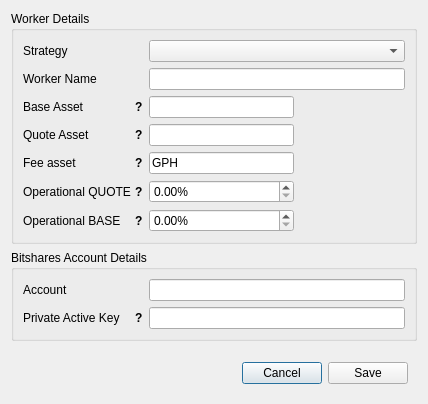
<?xml version="1.0" encoding="UTF-8"?>
<ui version="4.0">
 <class>Dialog</class>
 <widget class="QDialog" name="Dialog">
  <property name="geometry">
   <rect>
    <x>0</x>
    <y>0</y>
    <width>428</width>
    <height>388</height>
   </rect>
  </property>
  <property name="windowTitle">
   <string>DEXBot - Create Worker</string>
  </property>
  <property name="styleSheet">
   <string notr="true"/>
  </property>
  <property name="modal">
   <bool>true</bool>
  </property>
  <layout class="QGridLayout" name="gridLayout">
   <item row="4" column="0">
    <widget class="QWidget" name="widget" native="true">
     <property name="sizePolicy">
      <sizepolicy hsizetype="Preferred" vsizetype="Fixed">
       <horstretch>0</horstretch>
       <verstretch>0</verstretch>
      </sizepolicy>
     </property>
     <layout class="QHBoxLayout" name="horizontalLayout_2">
      <item>
       <spacer name="horizontalSpacer">
        <property name="orientation">
         <enum>Qt::Horizontal</enum>
        </property>
        <property name="sizeHint" stdset="0">
         <size>
          <width>179</width>
          <height>20</height>
         </size>
        </property>
       </spacer>
      </item>
      <item>
       <widget class="QPushButton" name="cancel_button">
        <property name="sizePolicy">
         <sizepolicy hsizetype="Fixed" vsizetype="Fixed">
          <horstretch>0</horstretch>
          <verstretch>0</verstretch>
         </sizepolicy>
        </property>
        <property name="cursor">
         <cursorShape>PointingHandCursor</cursorShape>
        </property>
        <property name="text">
         <string>Cancel</string>
        </property>
       </widget>
      </item>
      <item>
       <widget class="QPushButton" name="save_button">
        <property name="sizePolicy">
         <sizepolicy hsizetype="Fixed" vsizetype="Fixed">
          <horstretch>0</horstretch>
          <verstretch>0</verstretch>
         </sizepolicy>
        </property>
        <property name="cursor">
         <cursorShape>PointingHandCursor</cursorShape>
        </property>
        <property name="text">
         <string>Save</string>
        </property>
       </widget>
      </item>
     </layout>
    </widget>
   </item>
   <item row="3" column="0">
    <spacer name="verticalSpacer">
     <property name="orientation">
      <enum>Qt::Vertical</enum>
     </property>
     <property name="sizeHint" stdset="0">
      <size>
       <width>20</width>
       <height>40</height>
      </size>
     </property>
    </spacer>
   </item>
   <item row="1" column="0">
    <widget class="QGroupBox" name="groupBox_2">
     <property name="title">
      <string>Bitshares Account Details</string>
     </property>
     <layout class="QFormLayout" name="formLayout_2">
      <property name="rowWrapPolicy">
       <enum>QFormLayout::WrapLongRows</enum>
      </property>
      <item row="0" column="0">
       <widget class="QLabel" name="account_label">
        <property name="sizePolicy">
         <sizepolicy hsizetype="Fixed" vsizetype="Preferred">
          <horstretch>0</horstretch>
          <verstretch>0</verstretch>
         </sizepolicy>
        </property>
        <property name="minimumSize">
         <size>
          <width>120</width>
          <height>0</height>
         </size>
        </property>
        <property name="maximumSize">
         <size>
          <width>120</width>
          <height>16777215</height>
         </size>
        </property>
        <property name="text">
         <string>Account</string>
        </property>
        <property name="buddy">
         <cstring>account_input</cstring>
        </property>
       </widget>
      </item>
      <item row="0" column="1">
       <widget class="QLineEdit" name="account_input"/>
      </item>
      <item row="1" column="0">
       <widget class="QWidget" name="private_key_wrap" native="true">
        <property name="sizePolicy">
         <sizepolicy hsizetype="Fixed" vsizetype="Preferred">
          <horstretch>0</horstretch>
          <verstretch>0</verstretch>
         </sizepolicy>
        </property>
        <property name="minimumSize">
         <size>
          <width>120</width>
          <height>0</height>
         </size>
        </property>
        <property name="maximumSize">
         <size>
          <width>120</width>
          <height>16777215</height>
         </size>
        </property>
        <layout class="QHBoxLayout" name="horizontalLayout_4">
         <property name="spacing">
          <number>0</number>
         </property>
         <property name="leftMargin">
          <number>0</number>
         </property>
         <property name="topMargin">
          <number>0</number>
         </property>
         <property name="rightMargin">
          <number>0</number>
         </property>
         <property name="bottomMargin">
          <number>0</number>
         </property>
         <item>
          <widget class="QLabel" name="private_key_label">
           <property name="minimumSize">
            <size>
             <width>0</width>
             <height>0</height>
            </size>
           </property>
           <property name="maximumSize">
            <size>
             <width>16777215</width>
             <height>16777215</height>
            </size>
           </property>
           <property name="text">
            <string>Private Active Key</string>
           </property>
           <property name="wordWrap">
            <bool>true</bool>
           </property>
           <property name="buddy">
            <cstring>quote_asset_input</cstring>
           </property>
          </widget>
         </item>
         <item>
          <widget class="QLabel" name="private_key_tooltip">
           <property name="sizePolicy">
            <sizepolicy hsizetype="Fixed" vsizetype="Preferred">
             <horstretch>0</horstretch>
             <verstretch>0</verstretch>
            </sizepolicy>
           </property>
           <property name="font">
            <font>
             <weight>75</weight>
             <bold>true</bold>
            </font>
           </property>
           <property name="cursor">
            <cursorShape>WhatsThisCursor</cursorShape>
           </property>
           <property name="toolTip">
            <string>&lt;html&gt;&lt;head/&gt;&lt;body&gt;&lt;p&gt;Active private key of the account in WIF format.&lt;/p&gt;&lt;p&gt;This field is optional if it was previously saved.&lt;/p&gt;&lt;/body&gt;&lt;/html&gt;</string>
           </property>
           <property name="text">
            <string>?</string>
           </property>
           <property name="margin">
            <number>5</number>
           </property>
          </widget>
         </item>
        </layout>
       </widget>
      </item>
      <item row="1" column="1">
       <widget class="QLineEdit" name="private_key_input">
        <property name="sizePolicy">
         <sizepolicy hsizetype="Preferred" vsizetype="Fixed">
          <horstretch>0</horstretch>
          <verstretch>0</verstretch>
         </sizepolicy>
        </property>
        <property name="echoMode">
         <enum>QLineEdit::Password</enum>
        </property>
        <property name="clearButtonEnabled">
         <bool>false</bool>
        </property>
       </widget>
      </item>
     </layout>
    </widget>
   </item>
   <item row="0" column="0">
    <widget class="QGroupBox" name="groupBox">
     <property name="title">
      <string>Worker Details</string>
     </property>
     <layout class="QFormLayout" name="formLayout_3">
      <item row="0" column="0">
       <widget class="QLabel" name="strategy_label">
        <property name="minimumSize">
         <size>
          <width>120</width>
          <height>0</height>
         </size>
        </property>
        <property name="maximumSize">
         <size>
          <width>120</width>
          <height>16777215</height>
         </size>
        </property>
        <property name="text">
         <string>Strategy</string>
        </property>
        <property name="buddy">
         <cstring>strategy_input</cstring>
        </property>
       </widget>
      </item>
      <item row="0" column="1">
       <widget class="QComboBox" name="strategy_input">
        <property name="currentIndex">
         <number>-1</number>
        </property>
       </widget>
      </item>
      <item row="1" column="0">
       <widget class="QLabel" name="worker_name_label">
        <property name="minimumSize">
         <size>
          <width>120</width>
          <height>0</height>
         </size>
        </property>
        <property name="maximumSize">
         <size>
          <width>120</width>
          <height>16777215</height>
         </size>
        </property>
        <property name="text">
         <string>Worker Name</string>
        </property>
        <property name="buddy">
         <cstring>worker_name_input</cstring>
        </property>
       </widget>
      </item>
      <item row="1" column="1">
       <widget class="QLineEdit" name="worker_name_input"/>
      </item>
      <item row="3" column="1">
       <widget class="QLineEdit" name="quote_asset_input">
        <property name="sizePolicy">
         <sizepolicy hsizetype="Fixed" vsizetype="Fixed">
          <horstretch>0</horstretch>
          <verstretch>0</verstretch>
         </sizepolicy>
        </property>
        <property name="minimumSize">
         <size>
          <width>145</width>
          <height>0</height>
         </size>
        </property>
        <property name="maximumSize">
         <size>
          <width>80</width>
          <height>16777215</height>
         </size>
        </property>
       </widget>
      </item>
      <item row="2" column="0">
       <widget class="QWidget" name="base_asset_wrap" native="true">
        <property name="sizePolicy">
         <sizepolicy hsizetype="Fixed" vsizetype="Preferred">
          <horstretch>0</horstretch>
          <verstretch>0</verstretch>
         </sizepolicy>
        </property>
        <property name="minimumSize">
         <size>
          <width>120</width>
          <height>0</height>
         </size>
        </property>
        <property name="maximumSize">
         <size>
          <width>120</width>
          <height>16777215</height>
         </size>
        </property>
        <layout class="QHBoxLayout" name="horizontalLayout">
         <property name="spacing">
          <number>0</number>
         </property>
         <property name="leftMargin">
          <number>0</number>
         </property>
         <property name="topMargin">
          <number>0</number>
         </property>
         <property name="rightMargin">
          <number>0</number>
         </property>
         <property name="bottomMargin">
          <number>0</number>
         </property>
         <item>
          <widget class="QLabel" name="base_asset_label">
           <property name="minimumSize">
            <size>
             <width>0</width>
             <height>0</height>
            </size>
           </property>
           <property name="maximumSize">
            <size>
             <width>16777215</width>
             <height>16777215</height>
            </size>
           </property>
           <property name="text">
            <string>Base Asset</string>
           </property>
          </widget>
         </item>
         <item>
          <widget class="QLabel" name="base_asset_tooltip">
           <property name="sizePolicy">
            <sizepolicy hsizetype="Fixed" vsizetype="Preferred">
             <horstretch>0</horstretch>
             <verstretch>0</verstretch>
            </sizepolicy>
           </property>
           <property name="font">
            <font>
             <weight>75</weight>
             <bold>true</bold>
            </font>
           </property>
           <property name="cursor">
            <cursorShape>WhatsThisCursor</cursorShape>
           </property>
           <property name="toolTip">
            <string>Asset to be used as unit of measure</string>
           </property>
           <property name="text">
            <string>?</string>
           </property>
           <property name="margin">
            <number>5</number>
           </property>
          </widget>
         </item>
        </layout>
       </widget>
      </item>
      <item row="3" column="0">
       <widget class="QWidget" name="quote_asset_wrap" native="true">
        <property name="sizePolicy">
         <sizepolicy hsizetype="Fixed" vsizetype="Preferred">
          <horstretch>0</horstretch>
          <verstretch>0</verstretch>
         </sizepolicy>
        </property>
        <property name="minimumSize">
         <size>
          <width>120</width>
          <height>0</height>
         </size>
        </property>
        <property name="maximumSize">
         <size>
          <width>120</width>
          <height>16777215</height>
         </size>
        </property>
        <layout class="QHBoxLayout" name="horizontalLayout_3">
         <property name="spacing">
          <number>0</number>
         </property>
         <property name="leftMargin">
          <number>0</number>
         </property>
         <property name="topMargin">
          <number>0</number>
         </property>
         <property name="rightMargin">
          <number>0</number>
         </property>
         <property name="bottomMargin">
          <number>0</number>
         </property>
         <item>
          <widget class="QLabel" name="quote_asset_label">
           <property name="minimumSize">
            <size>
             <width>0</width>
             <height>0</height>
            </size>
           </property>
           <property name="maximumSize">
            <size>
             <width>16777215</width>
             <height>16777215</height>
            </size>
           </property>
           <property name="text">
            <string>Quote Asset</string>
           </property>
           <property name="buddy">
            <cstring>quote_asset_input</cstring>
           </property>
          </widget>
         </item>
         <item>
          <widget class="QLabel" name="quote_asset_tooltip">
           <property name="sizePolicy">
            <sizepolicy hsizetype="Fixed" vsizetype="Preferred">
             <horstretch>0</horstretch>
             <verstretch>0</verstretch>
            </sizepolicy>
           </property>
           <property name="font">
            <font>
             <weight>75</weight>
             <bold>true</bold>
            </font>
           </property>
           <property name="cursor">
            <cursorShape>WhatsThisCursor</cursorShape>
           </property>
           <property name="toolTip">
            <string>Asset to be bought and sold</string>
           </property>
           <property name="text">
            <string>?</string>
           </property>
           <property name="margin">
            <number>5</number>
           </property>
          </widget>
         </item>
        </layout>
       </widget>
      </item>
      <item row="4" column="0">
       <widget class="QWidget" name="fee_asset_wrap" native="true">
        <property name="sizePolicy">
         <sizepolicy hsizetype="Fixed" vsizetype="Preferred">
          <horstretch>0</horstretch>
          <verstretch>0</verstretch>
         </sizepolicy>
        </property>
        <property name="minimumSize">
         <size>
          <width>120</width>
          <height>0</height>
         </size>
        </property>
        <property name="maximumSize">
         <size>
          <width>120</width>
          <height>16777215</height>
         </size>
        </property>
        <layout class="QHBoxLayout" name="horizontalLayout_5">
         <property name="spacing">
          <number>0</number>
         </property>
         <property name="leftMargin">
          <number>0</number>
         </property>
         <property name="topMargin">
          <number>0</number>
         </property>
         <property name="rightMargin">
          <number>0</number>
         </property>
         <property name="bottomMargin">
          <number>0</number>
         </property>
         <item>
          <widget class="QLabel" name="fee_asset_label">
           <property name="minimumSize">
            <size>
             <width>0</width>
             <height>0</height>
            </size>
           </property>
           <property name="maximumSize">
            <size>
             <width>16777215</width>
             <height>16777215</height>
            </size>
           </property>
           <property name="text">
            <string>Fee asset</string>
           </property>
           <property name="buddy">
            <cstring>quote_asset_input</cstring>
           </property>
          </widget>
         </item>
         <item>
          <widget class="QLabel" name="fee_asset_tooltip">
           <property name="sizePolicy">
            <sizepolicy hsizetype="Fixed" vsizetype="Preferred">
             <horstretch>0</horstretch>
             <verstretch>0</verstretch>
            </sizepolicy>
           </property>
           <property name="font">
            <font>
             <weight>75</weight>
             <bold>true</bold>
            </font>
           </property>
           <property name="cursor">
            <cursorShape>WhatsThisCursor</cursorShape>
           </property>
           <property name="toolTip">
            <string>Asset to be used to pay transaction fees</string>
           </property>
           <property name="text">
            <string>?</string>
           </property>
           <property name="margin">
            <number>5</number>
           </property>
          </widget>
         </item>
        </layout>
       </widget>
      </item>
      <item row="4" column="1">
       <widget class="QLineEdit" name="fee_asset_input">
        <property name="sizePolicy">
         <sizepolicy hsizetype="Fixed" vsizetype="Fixed">
          <horstretch>0</horstretch>
          <verstretch>0</verstretch>
         </sizepolicy>
        </property>
        <property name="minimumSize">
         <size>
          <width>145</width>
          <height>0</height>
         </size>
        </property>
        <property name="maximumSize">
         <size>
          <width>80</width>
          <height>16777215</height>
         </size>
        </property>
        <property name="text">
         <string>GPH</string>
        </property>
       </widget>
      </item>
      <item row="2" column="1">
       <widget class="QLineEdit" name="base_asset_input">
        <property name="sizePolicy">
         <sizepolicy hsizetype="Fixed" vsizetype="Fixed">
          <horstretch>0</horstretch>
          <verstretch>0</verstretch>
         </sizepolicy>
        </property>
        <property name="minimumSize">
         <size>
          <width>145</width>
          <height>0</height>
         </size>
        </property>
        <property name="maximumSize">
         <size>
          <width>80</width>
          <height>16777215</height>
         </size>
        </property>
       </widget>
      </item>
      <item row="5" column="0">
       <widget class="QWidget" name="operational_quote_wrap" native="true">
        <property name="sizePolicy">
         <sizepolicy hsizetype="Fixed" vsizetype="Preferred">
          <horstretch>0</horstretch>
          <verstretch>0</verstretch>
         </sizepolicy>
        </property>
        <property name="minimumSize">
         <size>
          <width>120</width>
          <height>0</height>
         </size>
        </property>
        <property name="maximumSize">
         <size>
          <width>120</width>
          <height>16777215</height>
         </size>
        </property>
        <layout class="QHBoxLayout" name="horizontalLayout_6">
         <property name="spacing">
          <number>0</number>
         </property>
         <property name="leftMargin">
          <number>0</number>
         </property>
         <property name="topMargin">
          <number>0</number>
         </property>
         <property name="rightMargin">
          <number>0</number>
         </property>
         <property name="bottomMargin">
          <number>0</number>
         </property>
         <item>
          <widget class="QLabel" name="operational_quote_label">
           <property name="minimumSize">
            <size>
             <width>0</width>
             <height>0</height>
            </size>
           </property>
           <property name="maximumSize">
            <size>
             <width>16777215</width>
             <height>16777215</height>
            </size>
           </property>
           <property name="text">
            <string>Operational QUOTE</string>
           </property>
           <property name="buddy">
            <cstring>quote_asset_input</cstring>
           </property>
          </widget>
         </item>
         <item>
          <widget class="QLabel" name="operational_quote_tooltip">
           <property name="sizePolicy">
            <sizepolicy hsizetype="Fixed" vsizetype="Preferred">
             <horstretch>0</horstretch>
             <verstretch>0</verstretch>
            </sizepolicy>
           </property>
           <property name="font">
            <font>
             <weight>75</weight>
             <bold>true</bold>
            </font>
           </property>
           <property name="cursor">
            <cursorShape>WhatsThisCursor</cursorShape>
           </property>
           <property name="toolTip">
            <string>Max % of QUOTE asset available to this worker, 0 - auto</string>
           </property>
           <property name="text">
            <string>?</string>
           </property>
           <property name="margin">
            <number>5</number>
           </property>
          </widget>
         </item>
        </layout>
       </widget>
      </item>
      <item row="6" column="0">
       <widget class="QWidget" name="operational_base_wrap" native="true">
        <property name="sizePolicy">
         <sizepolicy hsizetype="Fixed" vsizetype="Preferred">
          <horstretch>0</horstretch>
          <verstretch>0</verstretch>
         </sizepolicy>
        </property>
        <property name="minimumSize">
         <size>
          <width>120</width>
          <height>0</height>
         </size>
        </property>
        <property name="maximumSize">
         <size>
          <width>120</width>
          <height>16777215</height>
         </size>
        </property>
        <layout class="QHBoxLayout" name="horizontalLayout_7">
         <property name="spacing">
          <number>0</number>
         </property>
         <property name="leftMargin">
          <number>0</number>
         </property>
         <property name="topMargin">
          <number>0</number>
         </property>
         <property name="rightMargin">
          <number>0</number>
         </property>
         <property name="bottomMargin">
          <number>0</number>
         </property>
         <item>
          <widget class="QLabel" name="operational_base_label">
           <property name="minimumSize">
            <size>
             <width>0</width>
             <height>0</height>
            </size>
           </property>
           <property name="maximumSize">
            <size>
             <width>16777215</width>
             <height>16777215</height>
            </size>
           </property>
           <property name="text">
            <string>Operational BASE</string>
           </property>
           <property name="buddy">
            <cstring>quote_asset_input</cstring>
           </property>
          </widget>
         </item>
         <item>
          <widget class="QLabel" name="operational_base_tooltip">
           <property name="sizePolicy">
            <sizepolicy hsizetype="Fixed" vsizetype="Preferred">
             <horstretch>0</horstretch>
             <verstretch>0</verstretch>
            </sizepolicy>
           </property>
           <property name="font">
            <font>
             <weight>75</weight>
             <bold>true</bold>
            </font>
           </property>
           <property name="cursor">
            <cursorShape>WhatsThisCursor</cursorShape>
           </property>
           <property name="toolTip">
            <string>Max % of BASE asset available to this worker, 0 - auto</string>
           </property>
           <property name="text">
            <string>?</string>
           </property>
           <property name="margin">
            <number>5</number>
           </property>
          </widget>
         </item>
        </layout>
       </widget>
      </item>
      <item row="5" column="1">
       <widget class="QDoubleSpinBox" name="operational_percent_quote_input">
        <property name="minimumSize">
         <size>
          <width>145</width>
          <height>0</height>
         </size>
        </property>
        <property name="maximumSize">
         <size>
          <width>80</width>
          <height>16777215</height>
         </size>
        </property>
        <property name="cursor">
         <cursorShape>ArrowCursor</cursorShape>
        </property>
        <property name="mouseTracking">
         <bool>true</bool>
        </property>
        <property name="focusPolicy">
         <enum>Qt::WheelFocus</enum>
        </property>
        <property name="prefix">
         <string/>
        </property>
        <property name="suffix">
         <string>%</string>
        </property>
        <property name="maximum">
         <double>100.000000000000000</double>
        </property>
        <property name="singleStep">
         <double>1.000000000000000</double>
        </property>
       </widget>
      </item>
      <item row="6" column="1">
       <widget class="QDoubleSpinBox" name="operational_percent_base_input">
        <property name="minimumSize">
         <size>
          <width>145</width>
          <height>0</height>
         </size>
        </property>
        <property name="maximumSize">
         <size>
          <width>80</width>
          <height>16777215</height>
         </size>
        </property>
        <property name="cursor">
         <cursorShape>ArrowCursor</cursorShape>
        </property>
        <property name="mouseTracking">
         <bool>true</bool>
        </property>
        <property name="focusPolicy">
         <enum>Qt::WheelFocus</enum>
        </property>
        <property name="prefix">
         <string/>
        </property>
        <property name="suffix">
         <string>%</string>
        </property>
        <property name="maximum">
         <double>100.000000000000000</double>
        </property>
        <property name="singleStep">
         <double>1.000000000000000</double>
        </property>
       </widget>
      </item>
     </layout>
    </widget>
   </item>
   <item row="2" column="0">
    <widget class="QWidget" name="widget_2" native="true">
     <layout class="QVBoxLayout" name="strategy_container">
      <property name="leftMargin">
       <number>0</number>
      </property>
      <property name="topMargin">
       <number>0</number>
      </property>
      <property name="rightMargin">
       <number>0</number>
      </property>
      <property name="bottomMargin">
       <number>0</number>
      </property>
     </layout>
    </widget>
   </item>
  </layout>
 </widget>
 <tabstops>
  <tabstop>strategy_input</tabstop>
  <tabstop>worker_name_input</tabstop>
  <tabstop>base_asset_input</tabstop>
  <tabstop>quote_asset_input</tabstop>
  <tabstop>fee_asset_input</tabstop>
  <tabstop>account_input</tabstop>
  <tabstop>private_key_input</tabstop>
  <tabstop>save_button</tabstop>
  <tabstop>cancel_button</tabstop>
 </tabstops>
 <resources/>
 <connections/>
</ui>
